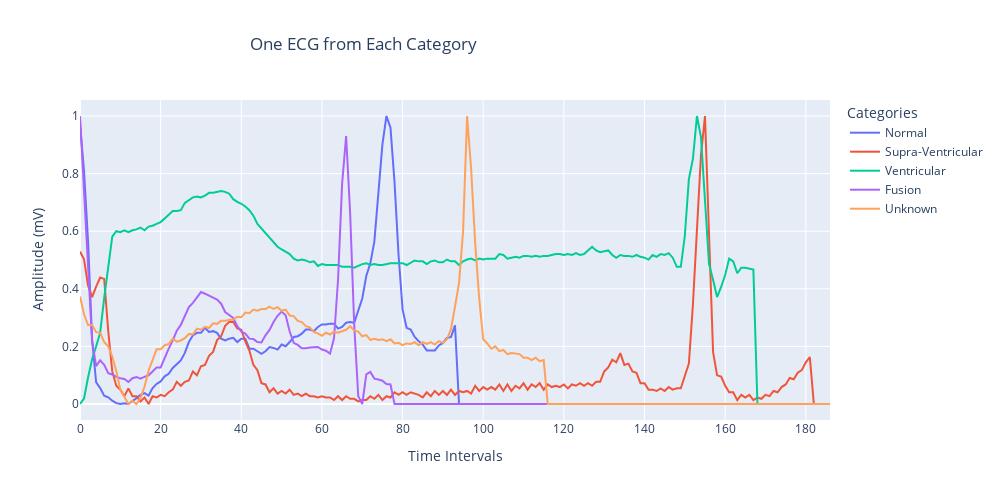

Write notebook code for a chart like this one.
### Code cell
n = random_index = np.random.randint(100)

ecg_0 = train_data.loc[train_data[187]==0, :].iloc[n,:187]
ecg_1 = train_data.loc[train_data[187]==1, :].iloc[n,:187]
ecg_2 = train_data.loc[train_data[187]==2, :].iloc[n,:187]
ecg_3 = train_data.loc[train_data[187]==3, :].iloc[n,:187]
ecg_4 = train_data.loc[train_data[187]==4, :].iloc[n,:187]

ecg_df = pd.DataFrame({'Normal': ecg_0,
                       'Supra-Ventricular': ecg_1,
                       'Ventricular': ecg_2,
                       'Fusion': ecg_3,
                       'Unknown': ecg_4})
ecg_plot = px.line(ecg_df,
                  labels={'index':'Time Intervals', 'value':'Amplitude (mV)', 'variable':'Categories'},
                  title="One ECG from Each Category")
ecg_plot.update_layout(title_x=0.25, width=1000, height=500)
ecg_plot.show()

### Figure 1 — Plotly figure (JSON) as saved in the notebook; plotly's stock layout.template omitted (floating-point values rounded to 4 significant figures; data arrays with more than 128 entries replaced by an {"elided": "..."} marker saying what was removed)
{"data": [{"hovertemplate": "Categories=Normal<br>Time Intervals=%{x}<br>Amplitude (mV)=%{y}<extra></extra>", "legendgroup": "Normal", "line": {"color": "#636efa", "dash": "solid"}, "marker": {"symbol": "circle"}, "mode": "lines", "name": "Normal", "orientation": "v", "showlegend": true, "type": "scatter", "x": {"elided": "187 int values"}, "xaxis": "x", "y": {"elided": "187 float values"}, "yaxis": "y"}, {"hovertemplate": "Categories=Supra-Ventricular<br>Time Intervals=%{x}<br>Amplitude (mV)=%{y}<extra></extra>", "legendgroup": "Supra-Ventricular", "line": {"color": "#EF553B", "dash": "solid"}, "marker": {"symbol": "circle"}, "mode": "lines", "name": "Supra-Ventricular", "orientation": "v", "showlegend": true, "type": "scatter", "x": {"elided": "187 int values"}, "xaxis": "x", "y": {"elided": "187 float values"}, "yaxis": "y"}, {"hovertemplate": "Categories=Ventricular<br>Time Intervals=%{x}<br>Amplitude (mV)=%{y}<extra></extra>", "legendgroup": "Ventricular", "line": {"color": "#00cc96", "dash": "solid"}, "marker": {"symbol": "circle"}, "mode": "lines", "name": "Ventricular", "orientation": "v", "showlegend": true, "type": "scatter", "x": {"elided": "187 int values"}, "xaxis": "x", "y": {"elided": "187 float values"}, "yaxis": "y"}, {"hovertemplate": "Categories=Fusion<br>Time Intervals=%{x}<br>Amplitude (mV)=%{y}<extra></extra>", "legendgroup": "Fusion", "line": {"color": "#ab63fa", "dash": "solid"}, "marker": {"symbol": "circle"}, "mode": "lines", "name": "Fusion", "orientation": "v", "showlegend": true, "type": "scatter", "x": {"elided": "187 int values"}, "xaxis": "x", "y": {"elided": "187 float values"}, "yaxis": "y"}, {"hovertemplate": "Categories=Unknown<br>Time Intervals=%{x}<br>Amplitude (mV)=%{y}<extra></extra>", "legendgroup": "Unknown", "line": {"color": "#FFA15A", "dash": "solid"}, "marker": {"symbol": "circle"}, "mode": "lines", "name": "Unknown", "orientation": "v", "showlegend": true, "type": "scatter", "x": {"elided": "187 int values"}, "xaxis": "x", "y": {"elided": "187 float values"}, "yaxis": "y"}], "layout": {"height": 500, "legend": {"title": {"text": "Categories"}, "tracegroupgap": 0}, "title": {"text": "One ECG from Each Category", "x": 0.25}, "width": 1000, "xaxis": {"anchor": "y", "domain": [0, 1], "title": {"text": "Time Intervals"}}, "yaxis": {"anchor": "x", "domain": [0, 1], "title": {"text": "Amplitude (mV)"}}}}
